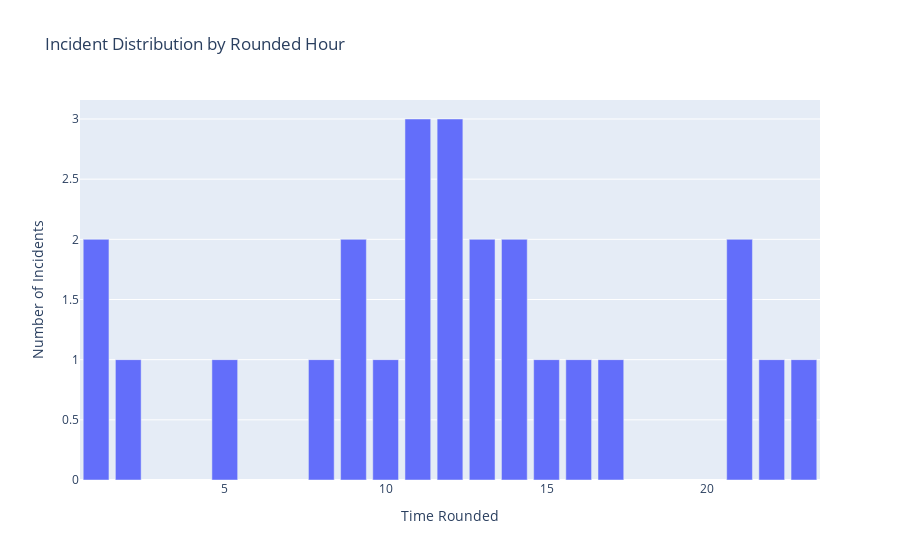

Write notebook code for a chart like this one.
### Code cell
# Convert 'Time of Incident' to datetime and round to nearest hour as keep getting an error?
datix_df['Time of Incident'] = pd.to_datetime(datix_df['Time of Incident'], format='%H:%M')
datix_df['Time Rounded'] = datix_df['Time of Incident'].dt.round('H')

incident_by_hour = datix_df.groupby(datix_df['Time Rounded'].dt.hour).size()

# Create an interactive bar plot using Plotly
fig = px.bar(incident_by_hour, 
             x=incident_by_hour.index, 
             y=incident_by_hour.values, 
             labels={'x':'Hour of the Day', 'y':'Number of Incidents'},
             title='Incident Distribution by Rounded Hour')

fig.show()

### Figure 1 — Plotly figure (JSON) as saved in the notebook; plotly's stock layout.template omitted (floating-point values rounded to 4 significant figures)
{"data": [{"alignmentgroup": "True", "hovertemplate": "Time Rounded=%{x}<br>Number of Incidents=%{y}<extra></extra>", "legendgroup": "", "marker": {"color": "#636efa", "pattern": {"shape": ""}}, "name": "", "offsetgroup": "", "orientation": "v", "showlegend": false, "textposition": "auto", "type": "bar", "x": [1, 2, 5, 8, 9, 10, 11, 12, 13, 14, 15, 16, 17, 21, 22, 23], "xaxis": "x", "y": [2, 1, 1, 1, 2, 1, 3, 3, 2, 2, 1, 1, 1, 2, 1, 1], "yaxis": "y"}], "layout": {"barmode": "relative", "legend": {"tracegroupgap": 0}, "title": {"text": "Incident Distribution by Rounded Hour"}, "xaxis": {"anchor": "y", "domain": [0, 1], "title": {"text": "Time Rounded"}}, "yaxis": {"anchor": "x", "domain": [0, 1], "title": {"text": "Number of Incidents"}}}}
